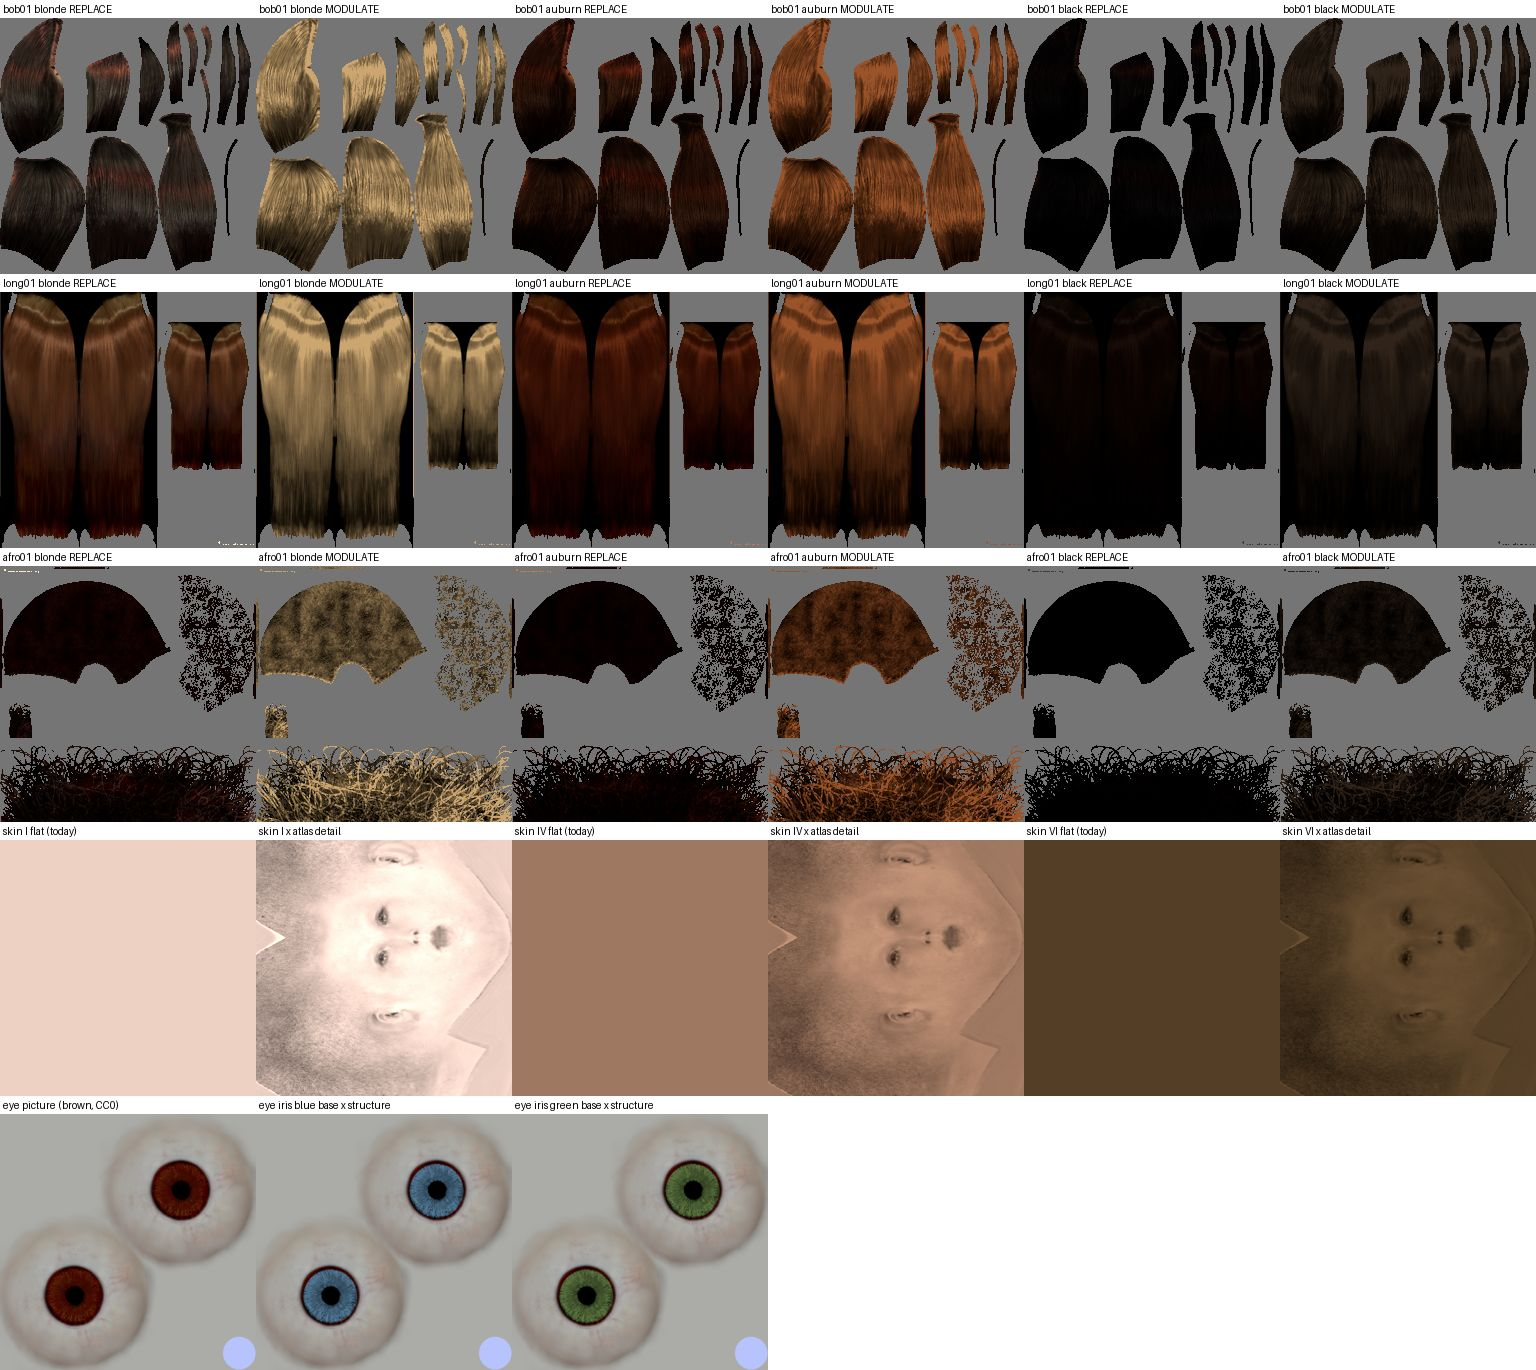

Reproduce this figure in Python.
"""Disposable probe for 260929_R_CharacterMaps.md (Pass 4).

Reads the pinned CC0 MakeHuman system-assets zip (sha256 b542127a…0107; the rig caches it at
library/parity/_sources/) and compares two ways a consumer can use a mesh's own colour picture:
  REPLACE  - the picture replaces the article's base colour; base_color_tint multiplies after
             (what Studio does for hair today, IMRSV P66 E8).
  MODULATE - the picture's STRUCTURE only (its luminance divided by its own bright level, so the
             brightest strand ~1.0), times the article's own light base, times the tint.
Flat 2D swatches, no lighting. Writes <out>.jpg and prints the numbers. Nothing in the repo is written.
Run:  uv run --with pillow --with numpy python 260929_R_CharacterMaps_probe.py <zip> <out.jpg>
"""
import io, sys, zipfile
import numpy as np
from PIL import Image, ImageDraw

Z = zipfile.ZipFile(sys.argv[1]); OUT = sys.argv[2]
def load(n): return Image.open(io.BytesIO(Z.read(n)))
def lin(a): a = a / 255.0; return np.where(a <= 0.04045, a / 12.92, ((a + 0.055) / 1.055) ** 2.4)
def srgb(a): a = np.clip(a, 0, 1); return np.where(a <= 0.0031308, a * 12.92, 1.055 * a ** (1 / 2.4) - 0.055)
LUM = np.array([0.2126, 0.7152, 0.0722])

HAIR_BASE = np.array([0.60, 0.45, 0.30])       # a pale fibre, as Hair_Natural is authored light (RD-P08-5)
TINTS = {"blonde": (1.0, 0.85, 0.55), "auburn": (0.55, 0.20, 0.08), "black": (0.05, 0.04, 0.035)}
SKIN = {"I": (0.847, 0.638, 0.552), "IV": (0.35, 0.19, 0.12), "VI": (0.09, 0.05, 0.02)}   # Physically Based
T = 256

def structure(rgb, mask):
    """Luminance / its 95th percentile inside the mask -> ~1 on the bright strands, <1 in gaps and roots."""
    L = rgb @ LUM
    ref = np.percentile(L[mask], 95)
    return np.clip(L / max(ref, 1e-6), 0, 1)[..., None], ref

tiles, notes = [], []
for name in ("hair/bob01/bob01_diffuse.png", "hair/long01/long01_diffuse.png", "hair/afro01/afro_diffuse.png"):
    im = np.asarray(load(name).convert("RGBA").resize((T, T))).astype(float)
    rgb, a = lin(im[..., :3]), im[..., 3] > 127
    s, ref = structure(rgb, a)
    bg = np.full_like(rgb, 0.18)
    for t, tint in TINTS.items():
        tint = np.array(tint)
        rep = np.where(a[..., None], rgb * tint, bg)
        mod = np.where(a[..., None], s * HAIR_BASE * tint, bg)
        tiles.append((f"{name.split('/')[1]} {t} REPLACE", rep)); tiles.append((f"{name.split('/')[1]} {t} MODULATE", mod))
        notes.append(f"{name.split('/')[1]:8s} {t:6s} median L  replace {np.median((rgb*tint)[a]@LUM):.4f}   modulate {np.median((s*HAIR_BASE*tint)[a]@LUM):.4f}")

# skin: the face island of one MakeHuman atlas; its LUMINANCE detail (divided by its own mean) over three library tones.
# (A per-channel ratio carries the source skin's chroma and casts dark tones olive: tried first, rejected.)
sk = np.asarray(load("skins/young_caucasian_female/young_lightskinned_female_diffuse.png").convert("RGB")
                .crop((1400, 700, 2040, 1640)).resize((T, T))).astype(float)
face = lin(sk); Lf = face @ LUM
detail = (Lf / Lf.mean())[..., None]
notes.append(f"skin luminance detail p5/p50/p95: {np.percentile(detail, [5, 50, 95]).round(2).tolist()}")
for k, tone in SKIN.items():
    tiles.append((f"skin {k} flat (today)", np.broadcast_to(np.array(tone), face.shape).copy()))
    tiles.append((f"skin {k} x atlas detail", np.clip(detail * np.array(tone), 0, 1)))

# eye: the brown eye picture as is, and its iris STRUCTURE over a blue and a green base. The iris is found by
# geometry (the pupil centres the platform measured off this picture, UV (0.705, 0.700) and (0.290, 0.288); iris
# radius ~0.105 UV, read off the picture), as Studio's Iris mesh is: a tint then reaches iris faces only.
E = 1024
ey = lin(np.asarray(load("eyes/materials/brown_eye.png").convert("RGB")).astype(float))
yy, xx = np.mgrid[0:E, 0:E]
iris = np.zeros((E, E), bool)
for u, v in ((0.705, 0.700), (0.290, 0.288)):
    iris |= (xx - u * E) ** 2 + (yy - (1 - v) * E) ** 2 < (0.105 * E) ** 2
L = ey @ LUM
s_e = np.clip(L / np.percentile(L[iris], 95), 0, 1)[..., None]
def small(a): return lin(np.asarray(Image.fromarray((srgb(a) * 255).astype(np.uint8)).resize((T, T))).astype(float))
tiles.append(("eye picture (brown, CC0)", small(ey)))
for k, base in {"blue base": (0.10, 0.22, 0.35), "green base": (0.12, 0.20, 0.06)}.items():
    tiles.append((f"eye iris {k} x structure", small(np.where(iris[..., None], s_e * np.array(base), ey))))

cols = 6; rows = (len(tiles) + cols - 1) // cols
sheet = Image.new("RGB", (cols * T, rows * (T + 18)), "white"); d = ImageDraw.Draw(sheet)
for i, (lab, arr) in enumerate(tiles):
    x, y = (i % cols) * T, (i // cols) * (T + 18)
    sheet.paste(Image.fromarray((srgb(arr) * 255).astype(np.uint8)), (x, y + 18)); d.text((x + 3, y + 3), lab, fill="black")
sheet.save(OUT, quality=80)
print("\n".join(notes))
